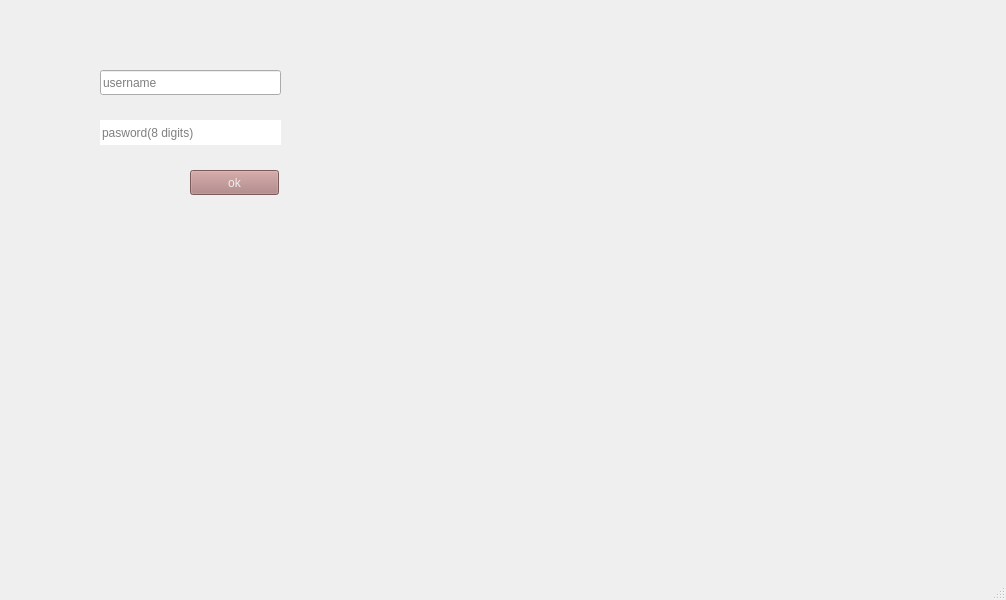
<?xml version="1.0" encoding="UTF-8"?>
<ui version="4.0">
 <class>MainWindow</class>
 <widget class="QMainWindow" name="MainWindow">
  <property name="geometry">
   <rect>
    <x>0</x>
    <y>0</y>
    <width>1006</width>
    <height>600</height>
   </rect>
  </property>
  <property name="windowTitle">
   <string>MainWindow</string>
  </property>
  <property name="toolTipDuration">
   <number>-1</number>
  </property>
  <property name="styleSheet">
   <string notr="true"/>
  </property>
  <widget class="QWidget" name="centralwidget">
   <widget class="QLineEdit" name="lineEdit">
    <property name="geometry">
     <rect>
      <x>100</x>
      <y>70</y>
      <width>181</width>
      <height>25</height>
     </rect>
    </property>
    <property name="placeholderText">
     <string>username</string>
    </property>
   </widget>
   <widget class="QLineEdit" name="lineEdit_3">
    <property name="geometry">
     <rect>
      <x>100</x>
      <y>120</y>
      <width>181</width>
      <height>25</height>
     </rect>
    </property>
    <property name="toolTipDuration">
     <number>-1</number>
    </property>
    <property name="maxLength">
     <number>1000000</number>
    </property>
    <property name="frame">
     <bool>false</bool>
    </property>
    <property name="placeholderText">
     <string>pasword(8 digits)</string>
    </property>
    <property name="clearButtonEnabled">
     <bool>true</bool>
    </property>
   </widget>
   <widget class="QPushButton" name="pushButton">
    <property name="geometry">
     <rect>
      <x>190</x>
      <y>170</y>
      <width>89</width>
      <height>25</height>
     </rect>
    </property>
    <property name="styleSheet">
     <string notr="true">background-color: rgb(172, 126, 126);
color: rgb(238, 238, 236);</string>
    </property>
    <property name="text">
     <string>ok</string>
    </property>
   </widget>
  </widget>
  <widget class="QMenuBar" name="menubar">
   <property name="geometry">
    <rect>
     <x>0</x>
     <y>0</y>
     <width>1006</width>
     <height>22</height>
    </rect>
   </property>
  </widget>
  <widget class="QStatusBar" name="statusbar"/>
 </widget>
 <resources/>
 <connections/>
</ui>
